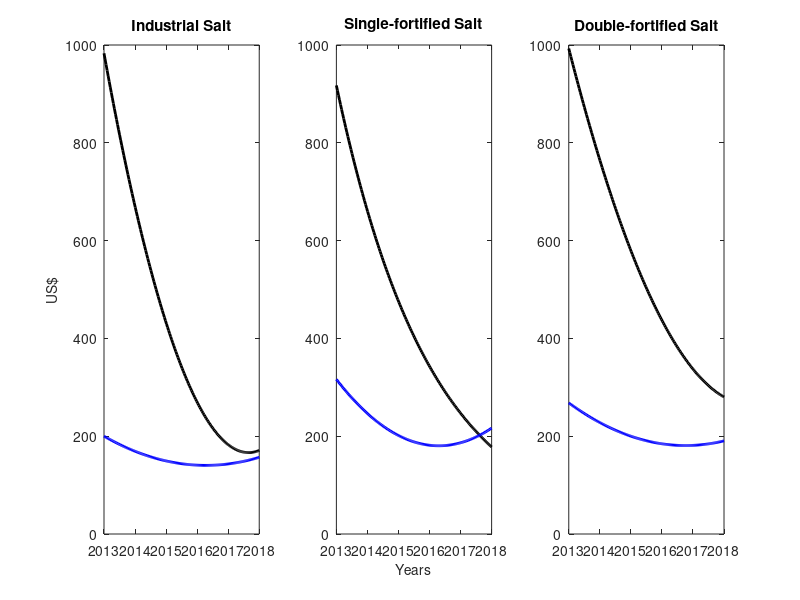

Write the MATLAB code that produced this figure.
x=[2013 2014 2015 2016 2017 2018];
v=[3.38 4.27 0.94 0.97 1.01 0.58];
xq=[2019 2020 2021 2022 2023 2024 2025 2026 2027];
vq1=interp1(x,v,xq,'linear','extrap')

x=[2016 2017 2018];
v=[0.97 1.01 0.58];
xq=[2019 2020 2021 2022 2023 2024 2025 2026 2027];
vq1=interp1(x,v,xq,'linear','extrap')

x=[2015 2016 2017 2018];
v=[0.94 0.97 1.01 0.58];
xq=[2019 2020 2021 2022 2023 2024 2025 2026 2027];
vq1=interp1(x,v,xq,'pchip')

x=[2013 2014 2015 2016 2017 2018];
y=[200.0045 169.176 149.4445 140.81 143.2725 156.832];
z=[983.026 669.904 432.134 269.716 182.65 170.936];
a=[316.298 246.402 201.482 181.538 186.57 216.578];
b=[917.3103 660.7964 476.0133 342.9024 247.0142 177.9399];
p=[268.1564 227.9136 200.0216 184.4804 181.29 190.4504];
q=[992.782 764.868 579.658 437.152 337.35 280.252];
xi = linspace(min(x), max(x), 150);                     % Evenly-Spaced Interpolation Vector
yi = interp1(x, y, xi, 'spline', 'extrap');
zi = interp1(x, z, xi, 'spline', 'extrap');
ai = interp1(x, a, xi, 'spline', 'extrap');
bi = interp1(x, b, xi, 'spline', 'extrap');
pi = interp1(x, p, xi, 'spline', 'extrap');
qi = interp1(x, q, xi, 'spline', 'extrap');
subplot(1,3,1)
a2=plot(xi,zi,'k','LineWidth',2);
hold on;
a1=plot(xi,yi,'b','LineWidth',2);
hold on;

% xlabel('Years','FontSize',10);
 ylabel('US$','FontSize',10);
 title('Industrial Salt');
hold on;
subplot(1,3,2)
a4=plot(xi,bi,'k','LineWidth',2);
hold on;
a3=plot(xi,ai,'b','LineWidth',2);
hold on;
xlabel('Years','FontSize',10);
%  ylabel('US$','FontSize',10);
 title('Single-fortified Salt');
hold on;
subplot(1,3,3)
a6=plot(xi,qi,'k','LineWidth',2);
hold on;
a5=plot(xi,pi,'b','LineWidth',2);
hold on;
% xlabel('Years','FontSize',10);
%  ylabel('US$','FontSize',10);
 title('Double-fortified Salt');
